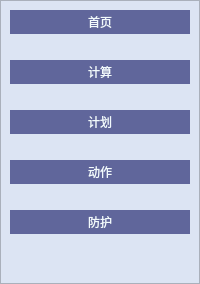
     <widget class="QFrame" name="frame_slider">
      <property name="sizePolicy">
       <sizepolicy hsizetype="Preferred" vsizetype="Preferred">
        <horstretch>1</horstretch>
        <verstretch>0</verstretch>
       </sizepolicy>
      </property>
      <property name="styleSheet">
       <string notr="true">QFrame{
	background-color:rgb(220, 228, 243)
}</string>
      </property>
      <property name="frameShape">
       <enum>QFrame::StyledPanel</enum>
      </property>
      <property name="frameShadow">
       <enum>QFrame::Raised</enum>
      </property>
      <layout class="QVBoxLayout" name="verticalLayout">
       <property name="leftMargin">
        <number>9</number>
       </property>
       <property name="topMargin">
        <number>9</number>
       </property>
       <property name="rightMargin">
        <number>9</number>
       </property>
       <property name="bottomMargin">
        <number>9</number>
       </property>
       <item>
        <widget class="QPushButton" name="pushButton_home">
         <property name="styleSheet">
          <string notr="true">QPushButton{
	border-style: solid;
	border-top-color: transparent;
	border-right-color: transparent;
	border-left-color: transparent;
	border-bottom-color: transparent;
	border-width: 1px;
	border-style: solid;
	color:rgb(242, 250, 253);
	padding: 2px;
	background-color:#60669B;
}
QPushButton:hover{
	border-style: solid;
	border-top-color: transparent;
	border-right-color: transparent;
	border-left-color: transparent;
	border-bottom-width: 1px;
	border-style: solid;
	color: rgb(255, 255, 255);
	padding-bottom: 2px;
	background-color: #3498DB;
}
QPushButton:pressed {
       background-color: #2980B9;
       border-color: #007bff;
 }</string>
         </property>
         <property name="text">
          <string>首页</string>
         </property>
        </widget>
       </item>
       <item>
        <spacer name="verticalSpacer">
         <property name="orientation">
          <enum>Qt::Vertical</enum>
         </property>
         <property name="sizeType">
          <enum>QSizePolicy::Preferred</enum>
         </property>
         <property name="sizeHint" stdset="0">
          <size>
           <width>20</width>
           <height>20</height>
          </size>
         </property>
        </spacer>
       </item>
       <item>
        <widget class="QPushButton" name="pushButton_clac">
         <property name="styleSheet">
          <string notr="true">QPushButton{
	border-style: solid;
	border-top-color: transparent;
	border-right-color: transparent;
	border-left-color: transparent;
	border-bottom-color: transparent;
	border-width: 1px;
	border-style: solid;
	color:rgb(242, 250, 253);
	padding: 2px;
	background-color:#60669B
}
QPushButton:hover{
	border-style: solid;
	border-top-color: transparent;
	border-right-color: transparent;
	border-left-color: transparent;
	border-bottom-width: 1px;
	border-style: solid;
	color: rgb(255, 255, 255);
	padding-bottom: 2px;
	background-color: #3498DB;
}
QPushButton:pressed {
       background-color: #2980B9;
       border-color: #007bff;
 }</string>
         </property>
         <property name="text">
          <string>计算</string>
         </property>
        </widget>
       </item>
       <item>
        <spacer name="verticalSpacer_3">
         <property name="orientation">
          <enum>Qt::Vertical</enum>
         </property>
         <property name="sizeType">
          <enum>QSizePolicy::Preferred</enum>
         </property>
         <property name="sizeHint" stdset="0">
          <size>
           <width>20</width>
           <height>20</height>
          </size>
         </property>
        </spacer>
       </item>
       <item>
        <widget class="QPushButton" name="pushButton_plan">
         <property name="styleSheet">
          <string notr="true">QPushButton{
	border-style: solid;
	border-top-color: transparent;
	border-right-color: transparent;
	border-left-color: transparent;
	border-bottom-color: transparent;
	border-width: 1px;
	border-style: solid;
	color:rgb(242, 250, 253);
	padding: 2px;
	background-color:#60669B
}
QPushButton:hover{
	border-style: solid;
	border-top-color: transparent;
	border-right-color: transparent;
	border-left-color: transparent;
	border-bottom-width: 1px;
	border-style: solid;
	color: rgb(255, 255, 255);
	padding-bottom: 2px;
	background-color: #3498DB;
}
QPushButton:pressed {
       background-color: #2980B9;
       border-color: #007bff;
 }</string>
         </property>
         <property name="text">
          <string>计划</string>
         </property>
        </widget>
       </item>
       <item>
        <spacer name="verticalSpacer_4">
         <property name="orientation">
          <enum>Qt::Vertical</enum>
         </property>
         <property name="sizeType">
          <enum>QSizePolicy::Preferred</enum>
         </property>
         <property name="sizeHint" stdset="0">
          <size>
           <width>20</width>
           <height>20</height>
          </size>
         </property>
        </spacer>
       </item>
       <item>
        <widget class="QPushButton" name="pushButton_movement">
         <property name="styleSheet">
          <string notr="true">QPushButton{
	border-style: solid;
	border-top-color: transparent;
	border-right-color: transparent;
	border-left-color: transparent;
	border-bottom-color: transparent;
	border-width: 1px;
	border-style: solid;
	color:rgb(242, 250, 253);
	padding: 2px;
	background-color:#60669B
}
QPushButton:hover{
	border-style: solid;
	border-top-color: transparent;
	border-right-color: transparent;
	border-left-color: transparent;
	border-bottom-width: 1px;
	border-style: solid;
	color: rgb(255, 255, 255);
	padding-bottom: 2px;
	background-color: #3498DB;
}
QPushButton:pressed {
       background-color: #2980B9;
       border-color: #007bff;
 }</string>
         </property>
         <property name="text">
          <string>动作</string>
         </property>
        </widget>
       </item>
       <item>
        <spacer name="verticalSpacer_5">
         <property name="orientation">
          <enum>Qt::Vertical</enum>
         </property>
         <property name="sizeType">
          <enum>QSizePolicy::Preferred</enum>
         </property>
         <property name="sizeHint" stdset="0">
          <size>
           <width>20</width>
           <height>20</height>
          </size>
         </property>
        </spacer>
       </item>
       <item>
        <widget class="QPushButton" name="pushButton_prevent">
         <property name="styleSheet">
          <string notr="true">QPushButton{
	border-style: solid;
	border-top-color: transparent;
	border-right-color: transparent;
	border-left-color: transparent;
	border-bottom-color: transparent;
	border-width: 1px;
	border-style: solid;
	color:rgb(242, 250, 253);
	padding: 2px;
	background-color:#60669B
}
QPushButton:hover{
	border-style: solid;
	border-top-color: transparent;
	border-right-color: transparent;
	border-left-color: transparent;
	border-bottom-width: 1px;
	border-style: solid;
	color: rgb(255, 255, 255);
	padding-bottom: 2px;
	background-color: #3498DB;
}
QPushButton:pressed {
       background-color: #2980B9;
       border-color: #007bff;
 }</string>
         </property>
         <property name="text">
          <string>防护</string>
         </property>
        </widget>
       </item>
       <item>
        <spacer name="verticalSpacer_2">
         <property name="orientation">
          <enum>Qt::Vertical</enum>
         </property>
         <property name="sizeHint" stdset="0">
          <size>
           <width>20</width>
           <height>40</height>
          </size>
         </property>
        </spacer>
       </item>
      </layout>
     </widget>
